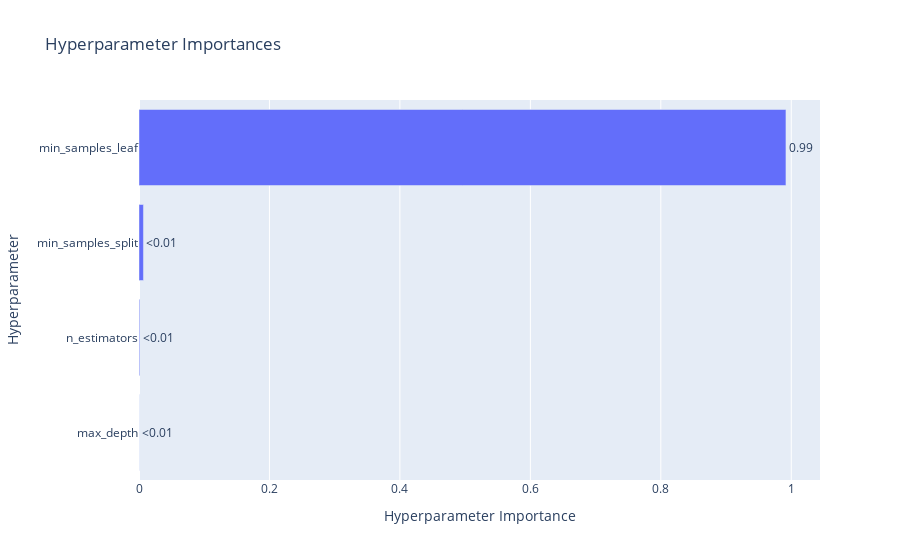

Here is the notebook cell this chart was saved with:
### Code cell
optuna.visualization.plot_param_importances(study)

### Figure 1 — Plotly figure (JSON) as saved in the notebook; plotly's stock layout.template omitted (floating-point values rounded to 4 significant figures)
{"data": [{"cliponaxis": false, "hovertemplate": ["max_depth (IntDistribution): 0.000188096499518622<extra></extra>", "n_estimators (IntDistribution): 0.0011320408916120897<extra></extra>", "min_samples_split (IntDistribution): 0.006824088461970946<extra></extra>", "min_samples_leaf (IntDistribution): 0.9918557741468983<extra></extra>"], "name": "Objective Value", "orientation": "h", "text": ["<0.01", "<0.01", "<0.01", "0.99"], "textposition": "outside", "type": "bar", "x": [0.0001881, 0.001132, 0.006824, 0.9919], "y": ["max_depth", "n_estimators", "min_samples_split", "min_samples_leaf"]}], "layout": {"title": {"text": "Hyperparameter Importances"}, "xaxis": {"title": {"text": "Hyperparameter Importance"}}, "yaxis": {"title": {"text": "Hyperparameter"}}}}
